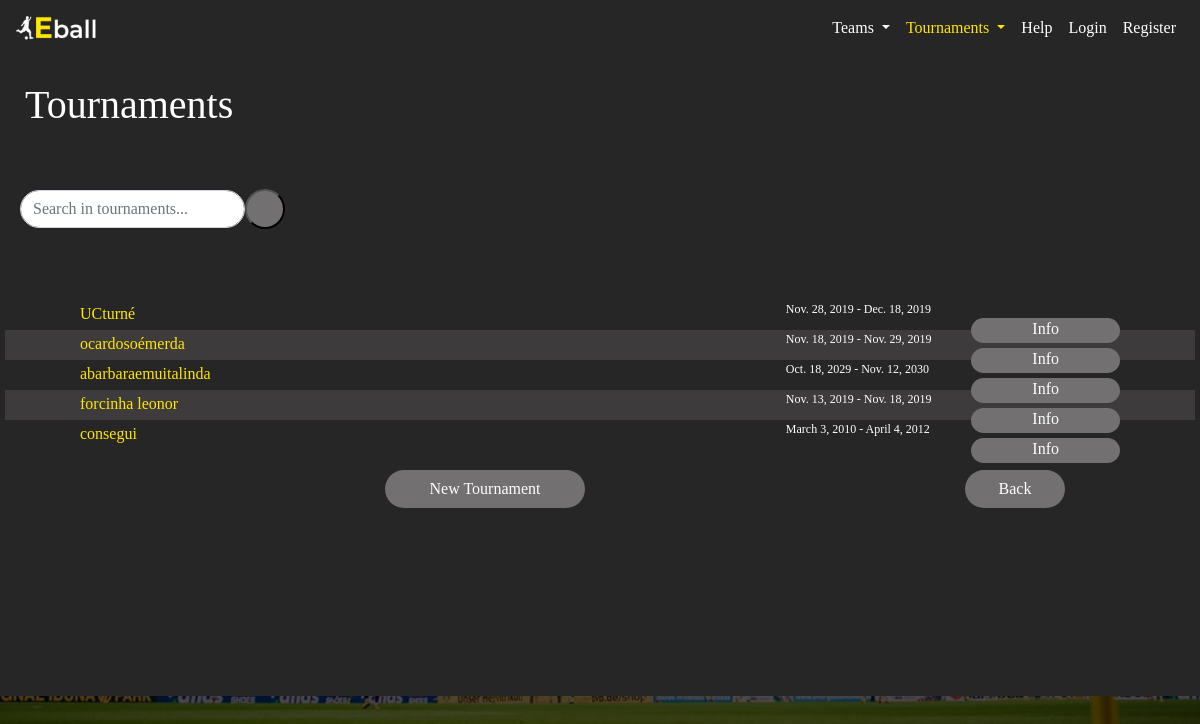
Page /tournaments/ on the earlier database version.
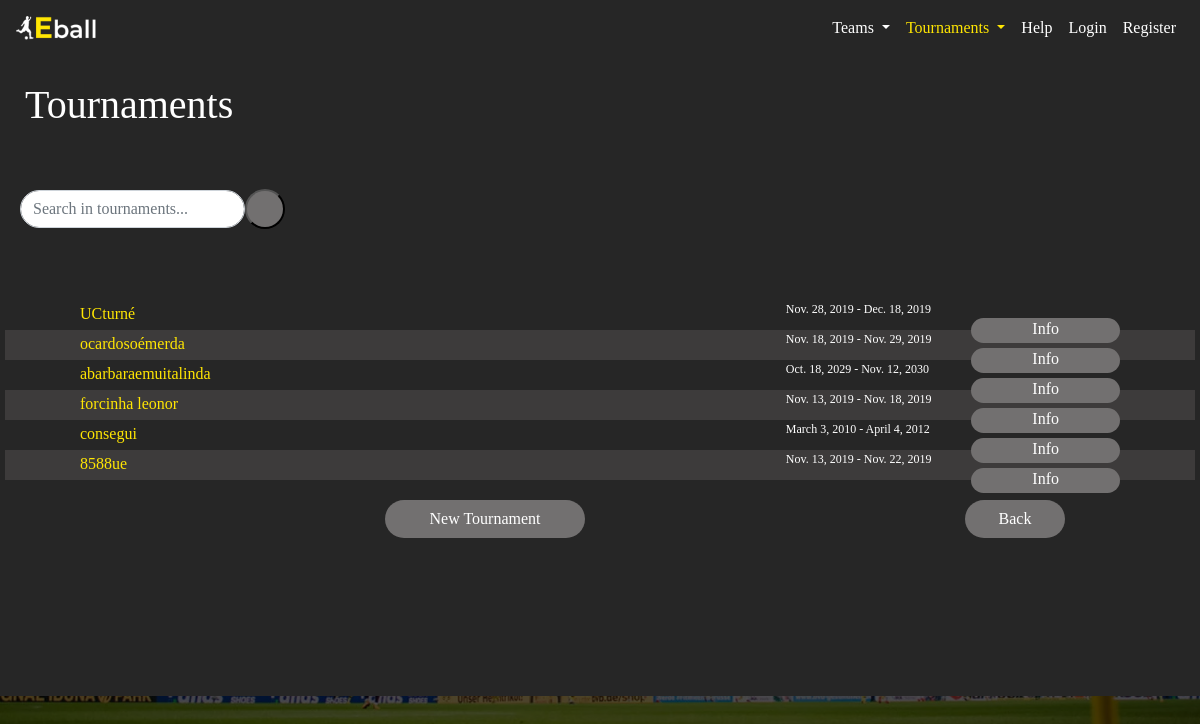
Same page on the later database version.
### appEball/models.py (models this page shows, shortened)
class Tournament(models.Model):
        name=models.CharField(max_length=100, blank=False)
        maxTeams = models.IntegerField(unique=False, blank=False)
        beginDate=models.DateField(('Tournament Start Date'),default=datetime.date.today)
        endDate=models.DateField(('Tournament End Date'),default=datetime.date.today)
        gameDays=MultiSelectField(choices=dayChoice,default= None )
        REQUIRED_FIELDS = ['name','maxTeams','beginDate','endDate']
        class Meta:
            db_table = 'Tournament'
            verbose_name = 'Tournament'
            verbose_name_plural = 'Tournaments'

### appEball/views.py (the view)
# urls.py: path('tournaments/', views.tournaments, name='tournaments'),
def tournaments(request):
    tournaments_initial=list(Tournament.objects.all())
    tournaments=[]
    for i in range(len(tournaments_initial)):
        if(i%2==0):
            tournaments.append(["row2",tournaments_initial[i]])
        else:
            tournaments.append(["row1",tournaments_initial[i]])
    return render(request, 'appEball/tournaments.html', {'tournaments':tournaments})

### appEball/templates/appEball/tournaments.html (shortened to what this page needs)
{% extends 'appEball/base_with_grey_background.html' %}
{% load static %}
{% block css %}
    <link rel="stylesheet" type="text/css" href="{% static 'appEball/css/tournaments.css' %}">
{% endblock %}
{% block title %}
    Tournaments
{% endblock %}
{% block content2 %}
    <div class="row">
        <div class="col-2" align="center" id= coli>
            <form method="post">
                <div class="form-check form-check-inline">
                    <input type="search" class="form-control rounded-pill" name="Search" id="id_search" placeholder="Search in tournaments...">
                    <button  id="searchBtn" type="submit"></button>
                </div>
            </form>
        </div>
    </div>
    <div class="content" style="background-color: transparent;">
        <div class="card-body">
            {% for u in tournaments %}
                    <div class="row" id="{{ u.0 }}" >
                        <div class="col-sm-5">
                            <p>{{ u.1.name }}</p>
                        </div>
                        <div class="col">
                            <p2>{{ u.1.beginDate }}  -  {{ u.1.endDate }}</p2>
                            <a class="btn rounded-pill"  href="" id='infoBtn'>Info</a>
                        </div>
                    </div>
            {% endfor %}
    </div>
    </div>
    <div class="row">
        <div class="col" align='right' >
                <a class= "btn rounded-pill btn-block" href="{% url 'appEball:new_tournament' %}" id='tournBtn'>New Tournament</a>
        </div>
        <div class="col" align='right'>
            <a class="btn btn-block rounded-pill" id="backBtn" href={{request.META.HTTP_REFERER}} >Back</a>
        </div>
    </div>
{% endblock %}

Differences in the rows shown:
added Tournament: name "8588ue", beginDate "Nov. 13, 2019", endDate "Nov. 22, 2019"
